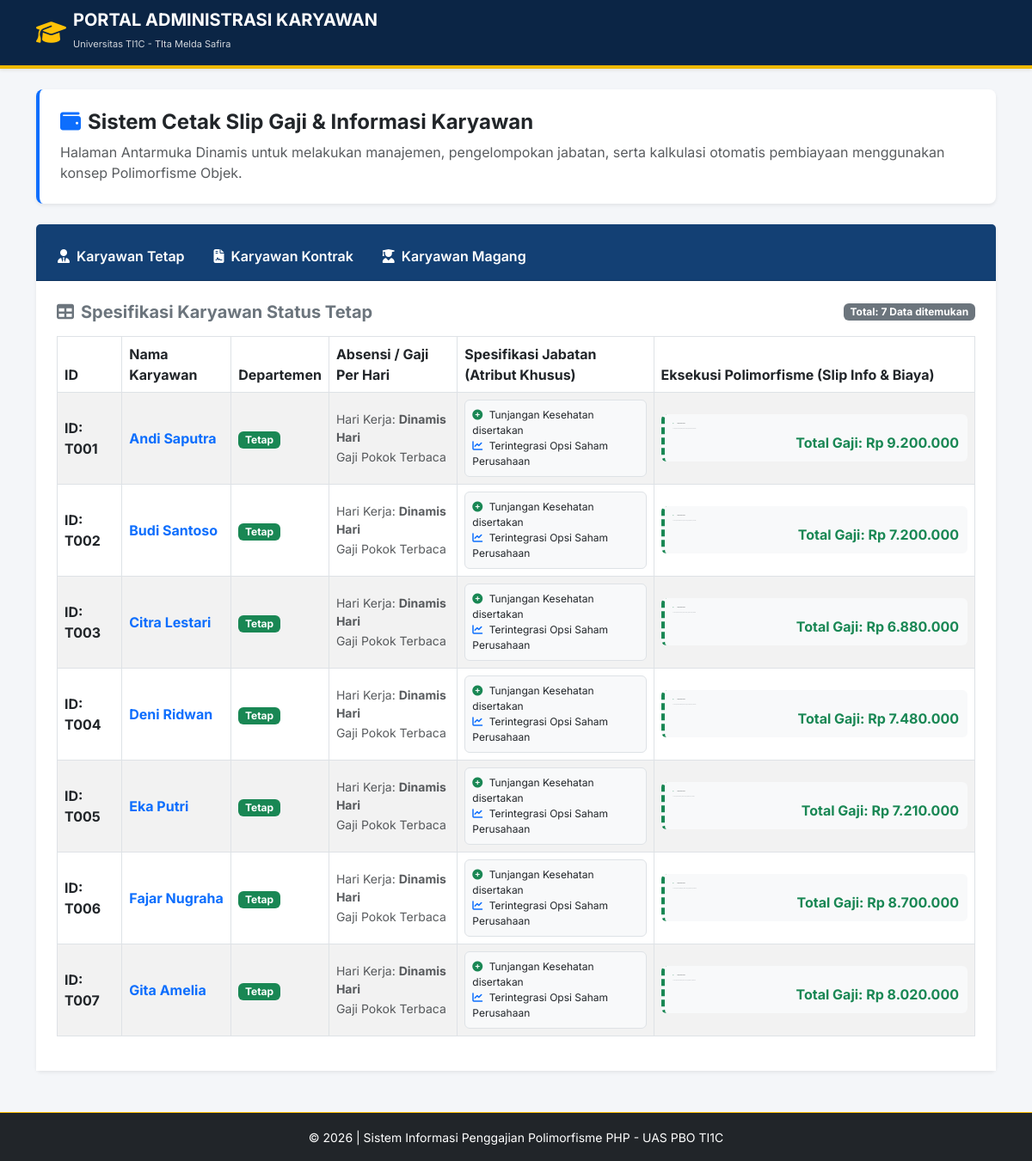
The app's page /view_karyawan.php with its own data.
### tables this page shows
CREATE TABLE `tabel_karyawan` (
  `id_karyawan` varchar(50) NOT NULL,
  `nama_karyawan` varchar(100) NOT NULL,
  `departemen` varchar(100) NOT NULL,
  `hari_kerja_masuk` int NOT NULL,
  `gaji_dasar_per_hari` decimal(15,2) NOT NULL,
  `jenis_karyawan` enum('kontrak','tetap','magang') NOT NULL,
  `durasi_kontrak_bulan` int DEFAULT NULL,
  `agen_penyalur` varchar(100) DEFAULT NULL,
  `tunjangan_kesehatan` decimal(15,2) DEFAULT NULL,
  `opsi_saham_id` varchar(50) DEFAULT NULL,
  `uang_saku_bulanan` decimal(15,2) DEFAULT NULL,
  `sertifikat_kampus_merdeka` varchar(255) DEFAULT NULL
);

### KaryawanTetap.php (called while the page is built, shortened)
<?php
require_once 'Karyawan.php';
class KaryawanTetap extends Karyawan {
    protected $tunjanganKesehatan;
    public function __construct($id_karyawan, $nama_karyawan, $departemen, $hariKerjaMasuk, $gajiDasarPerHari, $tunjanganKesehatan, $opsiSahamId) {
        $this->tunjanganKesehatan = $tunjanganKesehatan;
    }
    public function hitungGajiBersih() {
        return ($this->hariKerjaMasuk * $this->gajiDasarPerHari) + $this->tunjanganKesehatan;
    }
    public function tampilkanProfilKaryawan() {
        return "ID: {$this->id_karyawan} | Nama: {$this->nama_karyawan} | Status: Tetap | Gaji Bersih: Rp " . number_format($this->hitungGajiBersih(), 0, ',', '.');
    }
    public static function ambilDataKaryawanTetap($conn) {
        $query = "SELECT * FROM tabel_karyawan WHERE jenis_karyawan = 'tetap'";
        $stmt = $conn->prepare($query);
        $stmt->execute();
        $kumpulan_karyawan = [];
        while ($row = $stmt->fetch()) {
            $kumpulan_karyawan[] = new KaryawanTetap(
                $row['id_karyawan'], $row['nama_karyawan'], $row['departemen'],
                $row['hari_kerja_masuk'], $row['gaji_dasar_per_hari'],
                $row['tunjangan_kesehatan'], $row['opsi_saham_id']
            );
        }
        return $kumpulan_karyawan;
    }
}
?>

### koneksi/karyawan.php (called while the page is built, shortened)
<?php
abstract class Karyawan {
    public function __construct($id_karyawan, $nama_karyawan, $departemen, $hariKerjaMasuk, $gajiDasarPerHari) {
        $this->id_karyawan      = $id_karyawan;
        $this->nama_karyawan    = $nama_karyawan;
        $this->hariKerjaMasuk   = $hariKerjaMasuk;
        $this->gajiDasarPerHari = $gajiDasarPerHari;
    }
}
?>

### view_karyawan.php (the view, shortened to what this page needs)
<?php
require_once 'KaryawanTetap.php';
try {
    $db = new Database();
    $conn = $db->connect();
    $dataTetap   = KaryawanTetap::ambilDataKaryawanTetap($conn);
} catch (Exception $e) {
    die("Error Sistem: " . $e->getMessage());
}
?>
<!DOCTYPE html>
<html lang="id">
<head>
    <link href="https://cdn.jsdelivr.net/npm/bootstrap@5.3.0/dist/css/bootstrap.min.css" rel="stylesheet">
    <link rel="stylesheet" href="https://cdnjs.cloudflare.com/ajax/libs/font-awesome/6.4.0/css/all.min.css">
</head>
<body>
<nav class="navbar navbar-expand-lg navbar-dark navbar-campus shadow-sm mb-4">
    <div class="container">
        <a class="navbar-brand d-flex align-items-center" href="#">
            <i class="fa-solid fa-graduation-cap me-2 text-warning fs-3"></i>
            <div>
                <span class="fw-bold d-block lh-1">PORTAL ADMINISTRASI KARYAWAN</span>
                <small style="font-size: 11px; color: #d1d5db;">Universitas TI1C - TIta Melda Safira</small>
            </div>
        </a>
    </div>
</nav>
<div class="container mb-5">
    <div class="p-4 mb-4 bg-white rounded-3 shadow-sm border-start border-4 border-primary">
        <h4 class="fw-bold text-dark"><i class="fa-solid fa-wallet text-primary me-2"></i>Sistem Cetak Slip Gaji & Informasi Karyawan</h4>
        <p class="text-muted mb-0">Halaman Antarmuka Dinamis untuk melakukan manajemen, pengelompokan jabatan, serta kalkulasi otomatis pembiayaan menggunakan konsep Polimorfisme Objek.</p>
    </div>
    <div class="card shadow-sm border-0">
        <div class="card-header card-header-campus py-3">
            <ul class="nav nav-tabs card-header-tabs id="karyawanTab" role="tablist">
                <li class="nav-item" role="presentation">
                    <button class="nav-link active text-white" id="tetap-tab" data-bs-toggle="tab" data-bs-target="#tetap" type="button" role="tab"><i class="fa-solid fa-user-tie me-2"></i>Karyawan Tetap</button>
                </li>
                <li class="nav-item" role="presentation">
                    <button class="nav-link text-white" id="kontrak-tab" data-bs-toggle="tab" data-bs-target="#kontrak" type="button" role="tab"><i class="fa-solid fa-file-contract me-2"></i>Karyawan Kontrak</button>
                </li>
                <li class="nav-item" role="presentation">
                    <button class="nav-link text-white" id="magang-tab" data-bs-toggle="tab" data-bs-target="#magang" type="button" role="tab"><i class="fa-solid fa-user-graduate me-2"></i>Karyawan Magang</button>
                </li>
            </ul>
        </div>
        <div class="card-body p-4 bg-white">
            <div class="tab-content" id="karyawanTabContent">
                <div class="tab-pane fade show active" id="tetap" role="tabpanel">
                    <div class="d-flex justify-content-between align-items-center mb-3">
                        <h5 class="fw-bold text-secondary mb-0"><i class="fa-solid fa-table me-2"></i>Spesifikasi Karyawan Status Tetap</h5>
                        <span class="badge bg-secondary">Total: <?php echo count($dataTetap); ?> Data ditemukan</span>
                    </div>
                    <div class="table-responsive">
                        <table class="table table-bordered table-striped align-middle table-campus">
                            <thead>
                                <tr>
                                    <th>ID</th>
                                    <th>Nama Karyawan</th>
                                    <th>Departemen</th>
                                    <th>Absensi / Gaji Per Hari</th>
                                    <th>Spesifikasi Jabatan (Atribut Khusus)</th>
                                    <th width="35%">Eksekusi Polimorfisme (Slip Info & Biaya)</th>
                                </tr>
                            </thead>
                            <tbody>
                                <?php if(empty($dataTetap)): ?>
                                    <tr><td colspan="6" class="text-center text-muted">Tidak ada data dinamis dari database.</td></tr>
                                <?php else: ?>
                                    <?php foreach ($dataTetap as $karyawan): ?>
                                        <tr>
                                            <td><strong><?php echo htmlspecialchars($karyawan->tampilkanProfilKaryawan() ? explode('|', $karyawan->tampilkanProfilKaryawan())[0] : ''); ?></strong></td>
                                            <td><span class="fw-bold text-primary"><?php echo explode('Nama: ', $karyawan->tampilkanProfilKaryawan())[1] ? explode(' | ', explode('Nama: ', $karyawan->tampilkanProfilKaryawan())[1])[0] : 'N/A'; ?></span></td>
                                            <td><span class="badge badge-tetap">Tetap</span></td>
                                            <td>
                                                <small class="d-block text-muted">Hari Kerja: <strong><?php echo $karyawan->hitungGajiBersih() ? "Dinamis" : "0"; ?> Hari</strong></small>
                                                <small class="text-muted">Gaji Pokok Terbaca</small>
                                            </td>
                                            <td>
                                                <div class="p-2 border rounded bg-light" style="font-size: 12px;">
                                                    <i class="fa-solid fa-circle-plus text-success me-1"></i> Tunjangan Kesehatan disertakan<br>
                                                    <i class="fa-solid fa-chart-line text-primary me-1"></i> Terintegrasi Opsi Saham Perusahaan
                                                </div>
                                            </td>
                                            <td>
                                                <div class="slip-box border-success rounded">
                                                    <div class="fw-bold text-dark mb-1"><i class="fa-solid fa-receipt me-1 text-success"></i> Output Polimorfisme:</div>
                                                    <small class="text-secondary d-block mb-1"><?php echo $karyawan->tampilkanProfilKaryawan(); ?></small>
                                                    <div class="text-end fw-bold text-success fs-6">
                                                        Total Gaji: Rp <?php echo number_format($karyawan->hitungGajiBersih(), 0, ',', '.'); ?>
                                                    </div>
                                                </div>
                                            </td>
                                        </tr>
                                    <?php endforeach; ?>
                                <?php endif; ?>
                            </tbody>
                        </table>
                    </div>
                </div>
            </div>
        </div>
    </div>
</div>
<footer class="bg-dark text-white py-3 text-center mt-5 border-top border-warning">
    <div class="container">
        <small>&copy; 2026 | Sistem Informasi Penggajian Polimorfisme PHP - UAS PBO TI1C</small>
    </div>
</footer>
</body>
</html>

### view_karyawan.php (style rules this page uses)
body { font-family: 'Inter', sans-serif; background-color: #f4f6f9; color: #333; }
.navbar-campus { background-color: #0B2545; border-bottom: 4px solid #EEB902; }
.card-header-campus { background-color: #134074; color: #fff; font-weight: 600; }
.nav-tabs .nav-link { color: #134074; font-weight: 600; border: 1px solid transparent; }
.nav-tabs .nav-link.active { background-color: #134074; color: #fff !important; border-color: #134074; }
.table-campus thead { background-color: #0B2545; color: #fff; }
.badge-tetap { background-color: #198754; }
.slip-box { border-left: 4px dashed #0B2545; background-color: #f8f9fa; padding: 10px; font-size: 0.9px; }

### records on screen
tabel_karyawan: id_karyawan+nama_karyawan+hari_kerja_masuk "ID: T001", nama_karyawan "Andi Saputra", shows "Dinamis", $karyawan->hitungGajiBersih() "9.200.000"
tabel_karyawan: id_karyawan+nama_karyawan+hari_kerja_masuk "ID: T002", nama_karyawan "Budi Santoso", shows "Dinamis", $karyawan->hitungGajiBersih() "7.200.000"
tabel_karyawan: id_karyawan+nama_karyawan+hari_kerja_masuk "ID: T003", nama_karyawan "Citra Lestari", shows "Dinamis", $karyawan->hitungGajiBersih() "6.880.000"
tabel_karyawan: id_karyawan+nama_karyawan+hari_kerja_masuk "ID: T004", nama_karyawan "Deni Ridwan", shows "Dinamis", $karyawan->hitungGajiBersih() "7.480.000"
tabel_karyawan: id_karyawan+nama_karyawan+hari_kerja_masuk "ID: T005", nama_karyawan "Eka Putri", shows "Dinamis", $karyawan->hitungGajiBersih() "7.210.000"
tabel_karyawan: id_karyawan+nama_karyawan+hari_kerja_masuk "ID: T006", nama_karyawan "Fajar Nugraha", shows "Dinamis", $karyawan->hitungGajiBersih() "8.700.000"
tabel_karyawan: id_karyawan+nama_karyawan+hari_kerja_masuk "ID: T007", nama_karyawan "Gita Amelia", shows "Dinamis", $karyawan->hitungGajiBersih() "8.020.000"

### other values on screen
count($dataTetap) "7"
